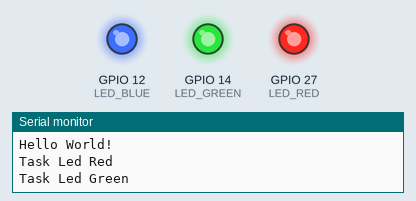
This program was run on a simulated ESP32. Parts: output pins drawn as LEDs (lit = HIGH), the last lines printed to the serial monitor.

Above: at 0.05 s.
At 0.6 s:
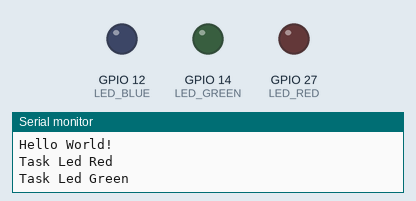
At 1.15 s:
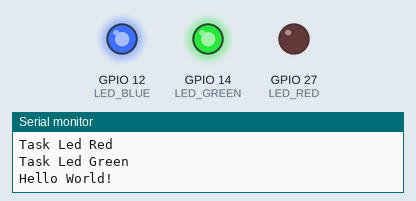
At 2.05 s:
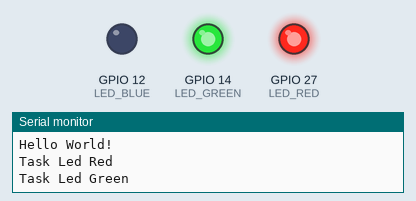
At 2.15 s:
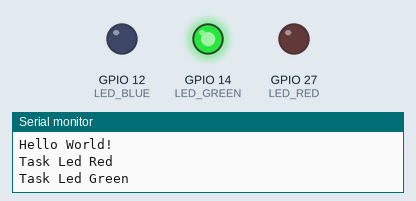
At 2.35 s:
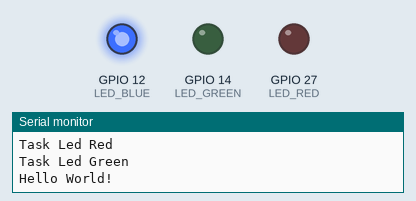
Timing chart, 0 to 3.0 s (numbered marks = the images above):
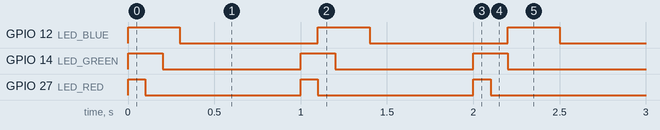

The program:

main.cpp
```cpp
#include <Arduino.h>
#define LED_RED   27
#define LED_GREEN 14
#define LED_BLUE  12
void taskLedRed(void* arg)
{
  while(1)
  {
    Serial.println("Task Led Red");
    digitalWrite(LED_RED, HIGH);
    vTaskDelay(100 / portTICK_PERIOD_MS);
    digitalWrite(LED_RED, LOW);
    vTaskDelay(900 / portTICK_PERIOD_MS);
  }
}

void taskLedGreen(void* arg)
{
  while(1)
  {
    Serial.println("Task Led Green");
    digitalWrite(LED_GREEN, HIGH);
    vTaskDelay(200 / portTICK_PERIOD_MS);
    digitalWrite(LED_GREEN, LOW);
    vTaskDelay(800 / portTICK_PERIOD_MS);
  }
}

void setup() {
  // put your setup code here, to run once:
  Serial.begin(115200);
  Serial.println("Hello, ESP32!");
  pinMode(LED_RED, OUTPUT);
  pinMode(LED_GREEN, OUTPUT);
  pinMode(LED_BLUE, OUTPUT);
  xTaskCreate(taskLedRed, "taskLedRed", configMINIMAL_STACK_SIZE, NULL, 1, NULL);
  xTaskCreate(taskLedGreen, "taskLedGreen", configMINIMAL_STACK_SIZE, NULL, 1, NULL);
  // xTaskCreatePinnedToCore(taskLedRed, "taskLedRed", 1024, NULL, 1, NULL, 1);
}

void loop() {
  Serial.println("Hello World!");

  digitalWrite(LED_BLUE, HIGH);
  delay(300); // this speeds up the simulation
  digitalWrite(LED_BLUE, LOW);
  delay(800);
}
```

Measured:
- by itself, GPIO 12 (LED_BLUE): alternates HIGH for 0.30 s and LOW for 0.80 s
- by itself, GPIO 14 (LED_GREEN): alternates HIGH for 0.20 s and LOW for 0.80 s
- by itself, GPIO 27 (LED_RED): alternates HIGH for 0.10 s and LOW for 0.90 s
